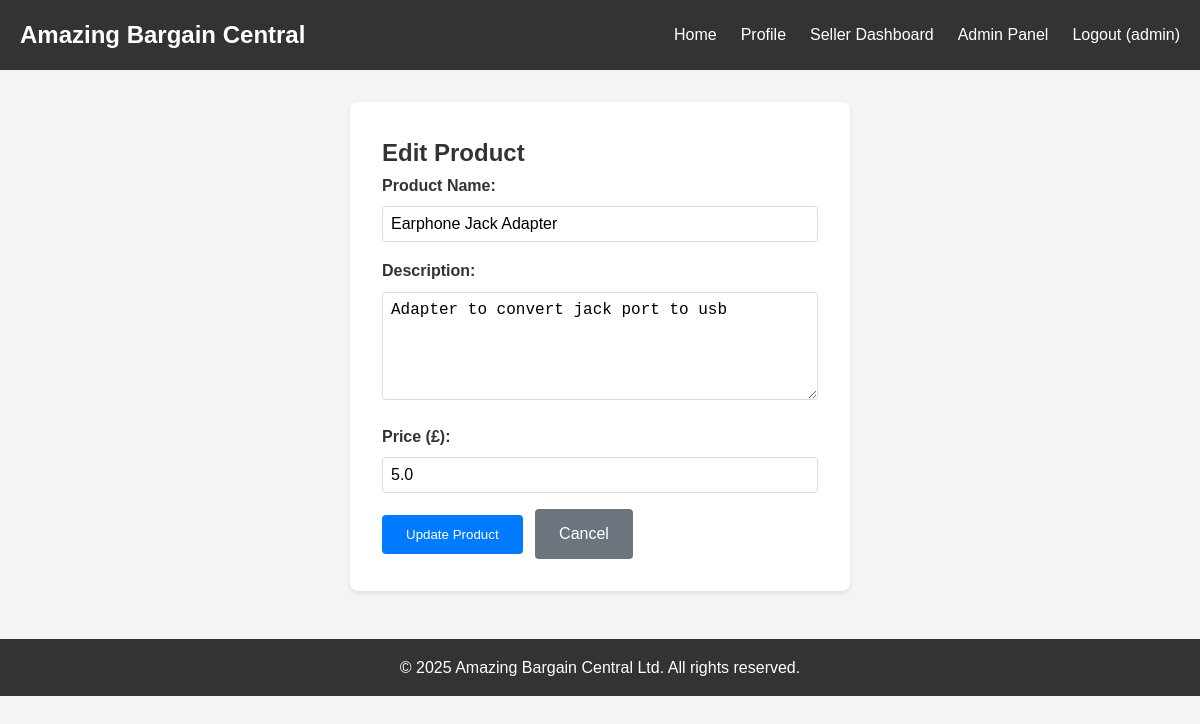
The page /seller/edit-product/5 (signed in) on the database its author committed.
### tables this page shows
CREATE TABLE products (
            id INTEGER PRIMARY KEY AUTOINCREMENT,
            name TEXT NOT NULL,
            description TEXT,
            price REAL NOT NULL,
            seller_id INTEGER,
            image_url TEXT,
            created_at TIMESTAMP DEFAULT CURRENT_TIMESTAMP,
            FOREIGN KEY (seller_id) REFERENCES users (id)
        );

### app.py (the view, shortened to what this page needs)
@app.route('/seller/edit-product/<int:product_id>', methods=['GET', 'POST'])
@seller_required
def edit_product(product_id):
    conn = get_db_connection()
    product = conn.execute('SELECT * FROM products WHERE id = ? AND seller_id = ?',
                          (product_id, session['user_id'])).fetchone()
    if not product:
        flash('Product not found or you do not have permission.', 'danger')
        return redirect(url_for('seller_dashboard'))
    conn.close()
    return render_template('edit_product.html', product=product)

### app.py (called while the page is built)
@app.after_request
def apply_security_headers(response):
    response.headers['Content-Security-Policy'] = "default-src 'self'; script-src 'self'"
    response.headers['X-Content-Type-Options'] = 'nosniff'
    response.headers['X-Frame-Options'] = 'DENY'
    return response

def get_db_connection():
    conn = sqlite3.connect('ecommerce.db')
    conn.row_factory = sqlite3.Row
    return conn

def seller_required(f):
    @wraps(f)
    def decorated_function(*args, **kwargs):
        if 'user_id' not in session or session.get('role') not in ['seller', 'admin']:
            flash('Seller access required.', 'danger')
            return redirect(url_for('index'))
        return f(*args, **kwargs)
    return decorated_function

### templates/edit_product.html (shortened to what this page needs)
{% extends "base.html" %}
{% block content %}
<div class="form-container">
    <h2>Edit Product</h2>
    <form method="POST" action="{{ url_for('edit_product', product_id=product.id) }}">
        <div class="form-group">
            <label for="name">Product Name:</label>
            <input type="text" id="name" name="name" value="{{ product.name }}" required>
        </div>
        <div class="form-group">
            <label for="description">Description:</label>
            <textarea id="description" name="description" rows="5" required>{{ product.description }}</textarea>
        </div>
        <div class="form-group">
            <label for="price">Price (£):</label>
            <input type="number" id="price" name="price" step="0.01" min="0.01" value="{{ product.price }}" required>
        </div>
        <button type="submit">Update Product</button>
        <a href="{{ url_for('seller_dashboard') }}" class="btn" style="background: #6c757d; margin-left: 0.5rem;">Cancel</a>
    </form>
</div>
{% endblock %}

### static/style.css (style rules this page uses)
* { margin: 0; padding: 0; box-sizing: border-box; }
body { font-family: Arial, sans-serif; line-height: 1.6; color: #333; background: #f4f4f4; }
.form-container { max-width: 500px; margin: 2rem auto; background: #fff; padding: 2rem; border-radius: 8px; box-shadow: 0 2px 4px rgba(0,0,0,0.1); }
.form-group { margin-bottom: 1rem; }
label { display: block; margin-bottom: 0.5rem; font-weight: bold; }
input, textarea, select { width: 100%; padding: 0.5rem; border: 1px solid #ddd; border-radius: 4px; font-size: 1rem; }
button, .btn { background: #007bff; color: #fff; padding: 0.75rem 1.5rem; border: none; border-radius: 4px; cursor: pointer; text-decoration: none; display: inline-block; }

### rows shown on the page
products: name "Earphone Jack Adapter", description "Adapter to convert jack port to usb", price "5.0"

### other values the page prints
{{ session.username }} "admin"
